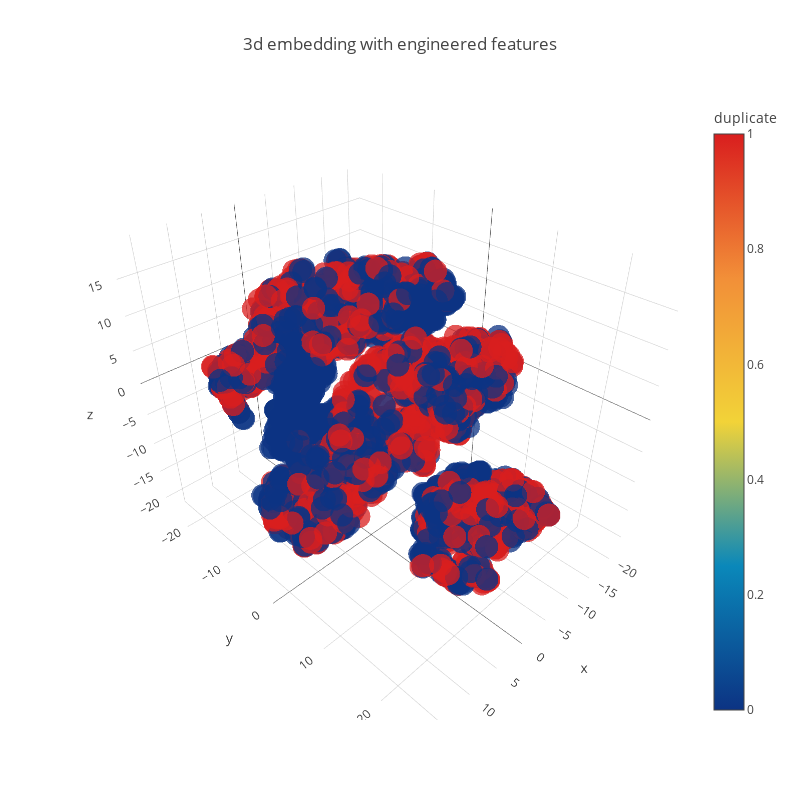

The notebook cell this image was saved under:
### Code cell
trace1 = go.Scatter3d(
    x=tsne3d[:,0],
    y=tsne3d[:,1],
    z=tsne3d[:,2],
    mode='markers',
    marker=dict(
        sizemode='diameter',
        color = y,
        colorscale = 'Portland',
        colorbar = dict(title = 'duplicate'),
        line=dict(color='rgb(255, 255, 255)'),
        opacity=0.75
    )
)

data=[trace1]
layout=dict(height=800, width=800, title='3d embedding with engineered features')
fig=dict(data=data, layout=layout)
py.iplot(fig, filename='3DBubble')

### Figure 1 — Plotly figure (JSON) as saved in the notebook; plotly's stock layout.template omitted (floating-point values rounded to 4 significant figures; data arrays with more than 128 entries replaced by an {"elided": "..."} marker saying what was removed)
{"data": [{"marker": {"color": {"elided": "5000 int values"}, "colorbar": {"title": {"text": "duplicate"}}, "colorscale": "Portland", "line": {"color": "rgb(255, 255, 255)"}, "opacity": 0.75, "sizemode": "diameter"}, "mode": "markers", "type": "scatter3d", "uid": "f7226ca1-cc18-434f-95da-a75defcf40e5", "x": {"elided": "5000 float values"}, "y": {"elided": "5000 float values"}, "z": {"elided": "5000 float values"}}], "layout": {"height": 800, "title": {"text": "3d embedding with engineered features"}, "width": 800}}
